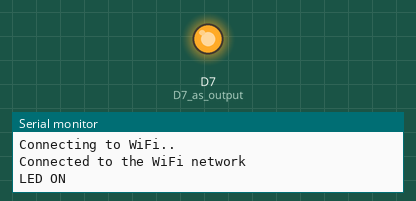
Bench run of a sketch on a simulated ESP8266 (NodeMCU). Parts: output pins drawn as LEDs (lit = HIGH), the last lines printed to the serial monitor. WiFi joins after 1.5 s; servers stay silent unless stated.

Above: at 2.5 s.
At 6.0 s:
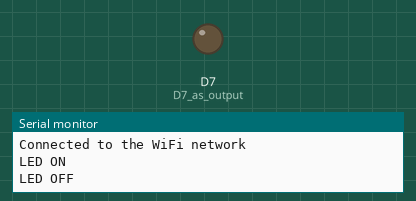
Timing chart, 0 to 10.6 s (numbered marks = the images above):
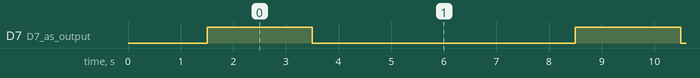

The sketch:

test_relay.ino
```cpp
#include <ESP8266WiFi.h> // Enables the ESP8266 to connect to the local network (via WiFi)
#include <PubSubClient.h> // Allows us to connect to, and publish to the MQTT broker
#include <DHT.h>        // DHT11 temperature and humidity sensor Predefined library

#define DHTTYPE DHT22
#define dht_dpin 0
float t =0.0;

////////////////////////////////////////////// WiFi
// Make sure to update this for your own WiFi network!
const char* ssid = "Vodafone-A41502247";
const char* wifi_password = "s3wv93bx9pkwd3m5";

////////////////////////////////////////////// MQTT
// Make sure to update this for your own MQTT Broker!
// TODO: externalize parameters!!!
const char* mqtt_server = "192.168.1.0";
const char* mqtt_moisture_topic = "moisture";
const char* mqtt_sub_topic = "pump_activation";
const char* mqtt_username = "rio";
const char* mqtt_password = "onslario89";
const int mqtt_port = 1883; //choose K8s MQTT port
// The client id identifies the ESP8266 device. Think of it a bit like a hostname (Or just a name, like Greg).
const char* clientID = "ClientID";
const char* ok_message = "ON";

WiFiClient espClient;
PubSubClient client(espClient);
DHT dht(dht_dpin, DHTTYPE);


void setup() {
  Serial.begin(115200);
  WiFi.begin(ssid, wifi_password);
  dht.begin();
  pinMode(D7, OUTPUT);       //D7 as output

  while (WiFi.status() != WL_CONNECTED) {
    delay(500);
    Serial.println("Connecting to WiFi..");
  }
  Serial.println("Connected to the WiFi network");

  //client.setServer(mqtt_server, mqtt_port);
  //client.setCallback(callback);
}

void loop() {

  Serial.println("LED ON");
  digitalWrite(D7, HIGH);
  delay(2000);
  Serial.println("LED OFF");
  digitalWrite(D7, LOW);
  delay(5000);
}
```

Measured:
- by itself, D7 (D7_as_output): alternates HIGH for 2.0 s and LOW for 5.0 s
